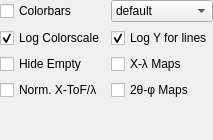
  <widget class="QDockWidget" name="dockWidget_7">
   <property name="windowTitle">
    <string>Plot Options</string>
   </property>
   <attribute name="dockWidgetArea">
    <number>1</number>
   </attribute>
   <widget class="QWidget" name="dockWidgetContents_7">
    <layout class="QGridLayout" name="gridLayout_19">
     <property name="margin">
      <number>0</number>
     </property>
     <item row="1" column="1">
      <widget class="QCheckBox" name="logarithmic_y">
       <property name="toolTip">
        <string>Logarithmic Y-scale for the projections and reflectivity</string>
       </property>
       <property name="text">
        <string>Log Y for lines</string>
       </property>
       <property name="checked">
        <bool>true</bool>
       </property>
      </widget>
     </item>
     <item row="3" column="1">
      <widget class="QCheckBox" name="tthPhi">
       <property name="toolTip">
        <string>Replace X and Y axes by the according scattering angle for the maps</string>
       </property>
       <property name="text">
        <string>2θ-φ Maps</string>
       </property>
      </widget>
     </item>
     <item row="1" column="0">
      <widget class="QCheckBox" name="logarithmic_colorscale">
       <property name="toolTip">
        <string>Logarithmic colorscale in the maps</string>
       </property>
       <property name="text">
        <string>Log Colorscale</string>
       </property>
       <property name="checked">
        <bool>true</bool>
       </property>
      </widget>
     </item>
     <item row="2" column="1">
      <widget class="QCheckBox" name="xLamda">
       <property name="toolTip">
        <string>Replace ToF axis with wavelength for the maps</string>
       </property>
       <property name="text">
        <string>X-λ Maps</string>
       </property>
      </widget>
     </item>
     <item row="0" column="0">
      <widget class="QCheckBox" name="show_colorbars">
       <property name="toolTip">
        <string>Show a colorbar for the map plots</string>
       </property>
       <property name="text">
        <string>Colorbars</string>
       </property>
      </widget>
     </item>
     <item row="2" column="0">
      <widget class="QCheckBox" name="hide_plots">
       <property name="toolTip">
        <string>Hide empty channels in the X-Y and X-ToF tabs to make more space for the measured channels</string>
       </property>
       <property name="text">
        <string>Hide Empty</string>
       </property>
      </widget>
     </item>
     <item row="3" column="0">
      <widget class="QCheckBox" name="normalizeXTof">
       <property name="toolTip">
        <string>Normalize the intensity in the X-ToF maps by the incident beam measurement</string>
       </property>
       <property name="text">
        <string>Norm. X-ToF/λ</string>
       </property>
      </widget>
     </item>
     <item row="0" column="1">
      <widget class="QComboBox" name="color_selector">
       <property name="toolTip">
        <string>Select the color scale from a list of presets</string>
       </property>
       <item>
        <property name="text">
         <string>default</string>
        </property>
       </item>
       <item>
        <property name="text">
         <string>gist_ncar</string>
        </property>
       </item>
       <item>
        <property name="text">
         <string>gist_rainbow</string>
        </property>
       </item>
       <item>
        <property name="text">
         <string>jet</string>
        </property>
       </item>
       <item>
        <property name="text">
         <string>hsv</string>
        </property>
       </item>
       <item>
        <property name="text">
         <string>hot</string>
        </property>
       </item>
       <item>
        <property name="text">
         <string>binary</string>
        </property>
       </item>
      </widget>
     </item>
     <item row="4" column="0">
      <spacer name="verticalSpacer_4">
       <property name="orientation">
        <enum>Qt::Vertical</enum>
       </property>
       <property name="sizeHint" stdset="0">
        <size>
         <width>20</width>
         <height>40</height>
        </size>
       </property>
      </spacer>
     </item>
    </layout>
    <zorder>xLamda</zorder>
    <zorder>hide_plots</zorder>
    <zorder>tthPhi</zorder>
    <zorder>logarithmic_colorscale</zorder>
    <zorder>logarithmic_y</zorder>
    <zorder>show_colorbars</zorder>
    <zorder>color_selector</zorder>
    <zorder>normalizeXTof</zorder>
    <zorder>verticalSpacer_4</zorder>
   </widget>
  </widget>
